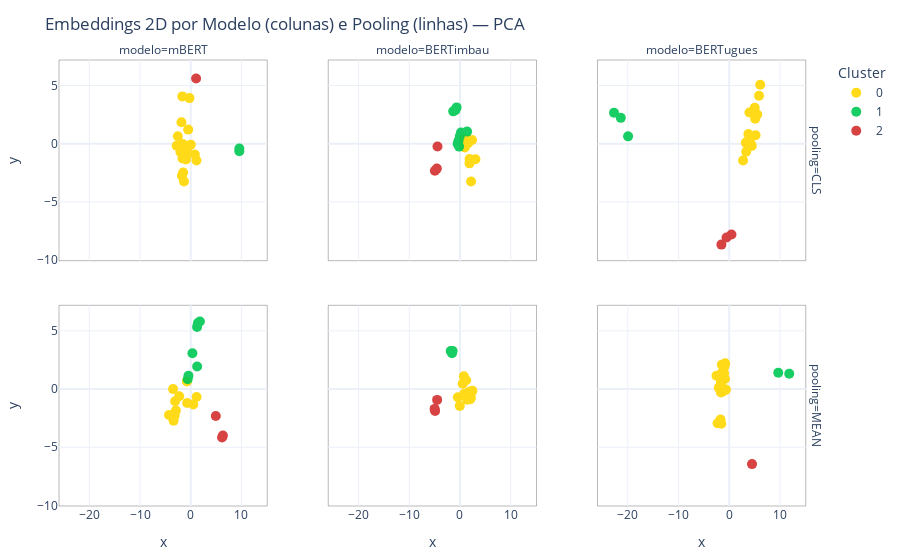

The notebook cell saved with this chart:
### Code cell
# Projeção 2D + scatter


def reduce_2d(X, method="pca", random_state=seed, n_neighbors=15, min_dist=0.1):
    method = method.lower()
    if method == "pca":
        reducer = PCA(n_components=2, random_state=random_state)
        Z = reducer.fit_transform(X)
        meta = ("PCA", reducer.explained_variance_ratio_)
        return Z, meta
    elif method == "umap":
        reducer = umap.UMAP(
            n_components=2,
            random_state=random_state,
            n_neighbors=n_neighbors,
            min_dist=min_dist,
            metric="euclidean",
        )
        Z = reducer.fit_transform(X)
        meta = ("UMAP", None)
        return Z, meta
    else:
        raise ValueError("method deve ser 'pca' ou 'umap'")

def plot_scatter_embeddings(embeds, sentences, method="pca", random_state=seed):
    """
    Gera um DataFrame 2D concatenando projeções por (modelo, pooling).
    embeds: dict[(modelo, pooling)] -> np.ndarray [N, H]
    sentences: lista de sentenças (mesmo N, ordem consistente)
    """
    rows = []
    for (modelo, pooling), X in embeds.items():
        Z, meta = reduce_2d(X, method=method, random_state=random_state)
        # Z: [N,2]
        df_tmp = pd.DataFrame({
            "x": Z[:, 0],
            "y": Z[:, 1],
            "modelo": modelo,
            "pooling": pooling,
            "sentenca": sentences,   # mantém coerência com clusters_df
        })
        rows.append(df_tmp)

    df2d = pd.concat(rows, ignore_index=True)
    return df2d

# --- 1) Preparar dados 2D (PCA ou UMAP) ---
df2d = plot_scatter_embeddings(embeds, sentences=sentencas, method="pca")

# Corrige a chave de merge: é 'sentenca' (singular), não 'sentencas'
df2d = df2d.merge(clusters_df, on=["modelo", "pooling", "sentenca"], how="left")

# ID curto para cada sentença (S1, S2, …)
df2d["sid"] = df2d["sentenca"].apply(lambda s: f"S{sentencas.index(s)+1}")

# --- 2) Converter 'cluster' para categórico (garante legenda discreta) ---
df2d["cluster"] = df2d["cluster"].astype(str)

# --- 3) Ordem explícita dos facetes ---
model_order = ["mBERT", "BERTimbau", "BERTugues"]
pool_order  = sorted(df2d["pooling"].unique())
cluster_order = sorted(df2d["cluster"].unique())

# --- 4) Paleta discreta para clusters (tons de azul) ---
'''
k = int(df2d["cluster"].nunique())
blue_seq = px.colors.sequential.Blues
while len(blue_seq) < k:
    blue_seq = blue_seq + blue_seq
color_seq = blue_seq[-k:]
'''
#modificado para as cores ficarem mais visiveis
color_seq = ["#FFD700", "#00C853", "#D32F2F"]

# --- 5) Scatter interativo com facetas e hover detalhado ---
fig = px.scatter(
    df2d,
    x="x", y="y",
    color="cluster",
    color_discrete_sequence=color_seq,
    facet_col="modelo",
    facet_row="pooling",
    facet_col_spacing=0.08,
    facet_row_spacing=0.10,
    category_orders={
        "modelo": model_order,
        "pooling": pool_order,
        "cluster": cluster_order
    },
    hover_data={
        "sid": True,
        "sentenca": True,
        "modelo": True,
        "pooling": True,
        "cluster": True,
        "x": ':.3f',
        "y": ':.3f'
    },
    title="Embeddings 2D por Modelo (colunas) e Pooling (linhas) — PCA"
)

fig.update_layout(
    template="plotly_white",
    legend_title_text="Cluster",
    margin=dict(l=40, r=20, t=60, b=40),
)

fig.update_traces(
    marker=dict(size=10, line=dict(width=0)),
    opacity=0.9,
    hovertemplate=(
        "<b>%{customdata[0]}</b><br>"     # sid
        "Sentença: %{customdata[1]}<br>"
        "Modelo: %{customdata[2]} | Pooling: %{customdata[3]}<br>"
        "Cluster: %{customdata[4]}<br>"
        "x: %{x:.3f} | y: %{y:.3f}<extra></extra>"
    )
)

# Molduras ao redor de cada faceta (opcional)
for xaxis_name in [k for k in fig.layout if k.startswith("xaxis")]:
    xdom = getattr(fig.layout, xaxis_name).domain
    suffix = xaxis_name[5:]  # "" ou "2","3",...
    yaxis_name = "yaxis" + suffix
    if hasattr(fig.layout, yaxis_name):
        ydom = getattr(fig.layout, yaxis_name).domain
        fig.add_shape(
            type="rect",
            xref="paper", yref="paper",
            x0=xdom[0], x1=xdom[1], y0=ydom[0], y1=ydom[1],
            line=dict(color="rgba(0,0,0,0.28)", width=1),
            fillcolor="rgba(0,0,0,0)",
            layer="below"
        )

fig.show()

### Figure 1 — Plotly figure (JSON) as saved in the notebook; plotly's stock layout.template omitted (floating-point values rounded to 4 significant figures)
{"data": [{"customdata": [["S1", "Player's Handbook", "mBERT", "CLS", "0"], ["S3", "Ability Score Increase. Your Constitution score increases by 2.", "mBERT", "CLS", "0"], ["S4", "Age. Dwarves mature at the same rate as humans, but they're considered young until they reach the age of 50. On average, they live about 350 years.", "mBERT", "CLS", "0"], ["S5", "Alignment. Most dwarves are lawful, believing firmly in the benefits of a well-ordered society. They tend toward good as well, with a strong sense of fair play and a belief that everyone deserves to share in the benefits of a just order.", "mBERT", "CLS", "0"], ["S6", "Size. Dwarves stand between 4 and 5 feet tall and average about 150 pounds. Your size is Medium.", "mBERT", "CLS", "0"], ["S7", "Speed. Your base walking speed is 25 feet. Your speed is not reduced by wearing heavy armor.", "mBERT", "CLS", "0"], ["S8", "Darkvision. Accustomed to life underground, you have superior vision in dark and dim conditions. You can see in dim light within 60 feet of you as if it were bright light, and in darkness as if it were dim light. You can't discern color in darkness, only shades of gray.", "mBERT", "CLS", "0"], ["S9", "Dwarven Resilience. You have advantage on saving throws against poison, and you have resistance against poison damage.", "mBERT", "CLS", "0"], ["S10", "Dwarven Combat Training. You have proficiency with the battleaxe, handaxe, light hammer, and warhammer.", "mBERT", "CLS", "0"], ["S11", "Tool Proficiency. You gain proficiency with the artisan's tools of your choice: smith's tools, brewer's supplies, or mason's tools.", "mBERT", "CLS", "0"], ["S12", "Stonecunning. Whenever you make an Intelligence (History) check related to the origin of stonework, you are considered proficient in the History skill and add double your proficiency bonus to the check, instead of your normal proficiency bonus.", "mBERT", "CLS", "0"], ["S13", "Languages. You can speak, read, and write Common and Dwarvish. Dwarvish is full of hard consonants and guttural sounds, and those characteristics spill over into whatever other language a dwarf might speak.", "mBERT", "CLS", "0"], ["S15", "As a hill dwarf, you have keen senses, deep intuition, and remarkable resilience. The gold dwarves of Faerun in their mighty southern kingdom are hill dwarves, as are the exiled Neidar and the debased Klar of Krynn in the Dragonlance setting.", "mBERT", "CLS", "0"], ["S16", "Ability Score Increase. Your Wisdom score increases by 1.", "mBERT", "CLS", "0"], ["S17", "Dwarven Toughness. Your hit point maximum increases by 1, and it increases by 1 every time you gain a level.", "mBERT", "CLS", "0"], ["S19", "As a mountain dwarf, you're strong and hardy, accustomed to a difficult life in rugged terrain. You're probably on the tall side (for a dwarf), and tend toward lighter coloration, The shield dwarves of northern Faerun, as well as the ruling Hylar clan and the noble Daewar clan of Dragonlance, are mountain dwarves.", "mBERT", "CLS", "0"], ["S20", "Ability Score Increase. Your Strength score increases by 2.", "mBERT", "CLS", "0"], ["S21", "Dwarven Armor Training. You have proficiency with light and medium armor.", "mBERT", "CLS", "0"]], "hovertemplate": "<b>%{customdata[0]}</b><br>Sentença: %{customdata[1]}<br>Modelo: %{customdata[2]} | Pooling: %{customdata[3]}<br>Cluster: %{customdata[4]}<br>x: %{x:.3f} | y: %{y:.3f}<extra></extra>", "legendgroup": "0", "marker": {"color": "#FFD700", "symbol": "circle", "line": {"width": 0}, "size": 10}, "mode": "markers", "name": "0", "orientation": "v", "showlegend": true, "x": [1.125, -1.501, 0.009475, -0.5122, 0.8017, -1.629, -2.549, -1.573, -0.7398, -0.9421, -2.774, -1.833, -1.662, -1.745, -2.037, -0.2589, -1.337, -1.051], "xaxis": "x4", "y": [-1.443, -2.477, -0.07949, 1.216, -0.9177, -1.256, 0.6393, -0.02564, -0.6734, -1.356, -0.1769, 1.843, 4.068, -2.746, -0.714, 3.922, -3.251, -1.134], "yaxis": "y4", "type": "scatter", "opacity": 0.9}, {"customdata": [["S14", "Hill Dwarf", "mBERT", "CLS", "1"], ["S18", "Mountain Dwarf", "mBERT", "CLS", "1"]], "hovertemplate": "<b>%{customdata[0]}</b><br>Sentença: %{customdata[1]}<br>Modelo: %{customdata[2]} | Pooling: %{customdata[3]}<br>Cluster: %{customdata[4]}<br>x: %{x:.3f} | y: %{y:.3f}<extra></extra>", "legendgroup": "1", "marker": {"color": "#00C853", "symbol": "circle", "line": {"width": 0}, "size": 10}, "mode": "markers", "name": "1", "orientation": "v", "showlegend": true, "x": [9.576, 9.573], "xaxis": "x4", "y": [-0.4035, -0.6429], "yaxis": "y4", "type": "scatter", "opacity": 0.9}, {"customdata": [["S2", "Kingdoms rich in ancient grandeur, halls carved into the roots of mountains, the echoing of picks and hammers in deep mines and blazing forges, a commitment to clan and tradition, and a burning hatred of goblins and orcs – these common threads unite all dwarves.", "mBERT", "CLS", "2"]], "hovertemplate": "<b>%{customdata[0]}</b><br>Sentença: %{customdata[1]}<br>Modelo: %{customdata[2]} | Pooling: %{customdata[3]}<br>Cluster: %{customdata[4]}<br>x: %{x:.3f} | y: %{y:.3f}<extra></extra>", "legendgroup": "2", "marker": {"color": "#D32F2F", "symbol": "circle", "line": {"width": 0}, "size": 10}, "mode": "markers", "name": "2", "orientation": "v", "showlegend": true, "x": [1.057], "xaxis": "x4", "y": [5.61], "yaxis": "y4", "type": "scatter", "opacity": 0.9}, {"customdata": [["S2", "Kingdoms rich in ancient grandeur, halls carved into the roots of mountains, the echoing of picks and hammers in deep mines and blazing forges, a commitment to clan and tradition, and a burning hatred of goblins and orcs – these common threads unite all dwarves.", "mBERT", "MEAN", "0"], ["S4", "Age. Dwarves mature at the same rate as humans, but they're considered young until they reach the age of 50. On average, they live about 350 years.", "mBERT", "MEAN", "0"], ["S5", "Alignment. Most dwarves are lawful, believing firmly in the benefits of a well-ordered society. They tend toward good as well, with a strong sense of fair play and a belief that everyone deserves to share in the benefits of a just order.", "mBERT", "MEAN", "0"], ["S8", "Darkvision. Accustomed to life underground, you have superior vision in dark and dim conditions. You can see in dim light within 60 feet of you as if it were bright light, and in darkness as if it were dim light. You can't discern color in darkness, only shades of gray.", "mBERT", "MEAN", "0"], ["S9", "Dwarven Resilience. You have advantage on saving throws against poison, and you have resistance against poison damage.", "mBERT", "MEAN", "0"], ["S10", "Dwarven Combat Training. You have proficiency with the battleaxe, handaxe, light hammer, and warhammer.", "mBERT", "MEAN", "0"], ["S11", "Tool Proficiency. You gain proficiency with the artisan's tools of your choice: smith's tools, brewer's supplies, or mason's tools.", "mBERT", "MEAN", "0"], ["S13", "Languages. You can speak, read, and write Common and Dwarvish. Dwarvish is full of hard consonants and guttural sounds, and those characteristics spill over into whatever other language a dwarf might speak.", "mBERT", "MEAN", "0"], ["S15", "As a hill dwarf, you have keen senses, deep intuition, and remarkable resilience. The gold dwarves of Faerun in their mighty southern kingdom are hill dwarves, as are the exiled Neidar and the debased Klar of Krynn in the Dragonlance setting.", "mBERT", "MEAN", "0"], ["S19", "As a mountain dwarf, you're strong and hardy, accustomed to a difficult life in rugged terrain. You're probably on the tall side (for a dwarf), and tend toward lighter coloration, The shield dwarves of northern Faerun, as well as the ruling Hylar clan and the noble Daewar clan of Dragonlance, are mountain dwarves.", "mBERT", "MEAN", "0"], ["S21", "Dwarven Armor Training. You have proficiency with light and medium armor.", "mBERT", "MEAN", "0"]], "hovertemplate": "<b>%{customdata[0]}</b><br>Sentença: %{customdata[1]}<br>Modelo: %{customdata[2]} | Pooling: %{customdata[3]}<br>Cluster: %{customdata[4]}<br>x: %{x:.3f} | y: %{y:.3f}<extra></extra>", "legendgroup": "0", "marker": {"color": "#FFD700", "symbol": "circle", "line": {"width": 0}, "size": 10}, "mode": "markers", "name": "0", "orientation": "v", "showlegend": false, "x": [-4.285, -3.482, -3.088, -2.273, -0.7601, 0.5025, -0.7166, -2.926, -3.388, -3.157, 1.155], "xaxis": "x", "y": [-2.23, -0.006725, -1.047, -0.6213, 0.6491, -1.325, -1.205, -1.839, -2.725, -2.281, -0.6781], "yaxis": "y", "type": "scatter", "opacity": 0.9}, {"customdata": [["S3", "Ability Score Increase. Your Constitution score increases by 2.", "mBERT", "MEAN", "1"], ["S6", "Size. Dwarves stand between 4 and 5 feet tall and average about 150 pounds. Your size is Medium.", "mBERT", "MEAN", "1"], ["S7", "Speed. Your base walking speed is 25 feet. Your speed is not reduced by wearing heavy armor.", "mBERT", "MEAN", "1"], ["S12", "Stonecunning. Whenever you make an Intelligence (History) check related to the origin of stonework, you are considered proficient in the History skill and add double your proficiency bonus to the check, instead of your normal proficiency bonus.", "mBERT", "MEAN", "1"], ["S16", "Ability Score Increase. Your Wisdom score increases by 1.", "mBERT", "MEAN", "1"], ["S17", "Dwarven Toughness. Your hit point maximum increases by 1, and it increases by 1 every time you gain a level.", "mBERT", "MEAN", "1"], ["S20", "Ability Score Increase. Your Strength score increases by 2.", "mBERT", "MEAN", "1"]], "hovertemplate": "<b>%{customdata[0]}</b><br>Sentença: %{customdata[1]}<br>Modelo: %{customdata[2]} | Pooling: %{customdata[3]}<br>Cluster: %{customdata[4]}<br>x: %{x:.3f} | y: %{y:.3f}<extra></extra>", "legendgroup": "1", "marker": {"color": "#00C853", "symbol": "circle", "line": {"width": 0}, "size": 10}, "mode": "markers", "name": "1", "orientation": "v", "showlegend": false, "x": [1.247, -0.453, 1.261, -0.6154, 1.415, 0.3254, 1.799], "xaxis": "x", "y": [5.339, 1.141, 1.932, 0.8387, 5.68, 3.068, 5.796], "yaxis": "y", "type": "scatter", "opacity": 0.9}, {"customdata": [["S1", "Player's Handbook", "mBERT", "MEAN", "2"], ["S14", "Hill Dwarf", "mBERT", "MEAN", "2"], ["S18", "Mountain Dwarf", "mBERT", "MEAN", "2"]], "hovertemplate": "<b>%{customdata[0]}</b><br>Sentença: %{customdata[1]}<br>Modelo: %{customdata[2]} | Pooling: %{customdata[3]}<br>Cluster: %{customdata[4]}<br>x: %{x:.3f} | y: %{y:.3f}<extra></extra>", "legendgroup": "2", "marker": {"color": "#D32F2F", "symbol": "circle", "line": {"width": 0}, "size": 10}, "mode": "markers", "name": "2", "orientation": "v", "showlegend": false, "x": [4.937, 6.169, 6.333], "xaxis": "x", "y": [-2.323, -4.16, -4.002], "yaxis": "y", "type": "scatter", "opacity": 0.9}, {"customdata": [["S2", "Kingdoms rich in ancient grandeur, halls carved into the roots of mountains, the echoing of picks and hammers in deep mines and blazing forges, a commitment to clan and tradition, and a burning hatred of goblins and orcs – these common threads unite all dwarves.", "BERTimbau", "CLS", "0"], ["S4", "Age. Dwarves mature at the same rate as humans, but they're considered young until they reach the age of 50. On average, they live about 350 years.", "BERTimbau", "CLS", "0"], ["S5", "Alignment. Most dwarves are lawful, believing firmly in the benefits of a well-ordered society. They tend toward good as well, with a strong sense of fair play and a belief that everyone deserves to share in the benefits of a just order.", "BERTimbau", "CLS", "0"], ["S7", "Speed. Your base walking speed is 25 feet. Your speed is not reduced by wearing heavy armor.", "BERTimbau", "CLS", "0"], ["S8", "Darkvision. Accustomed to life underground, you have superior vision in dark and dim conditions. You can see in dim light within 60 feet of you as if it were bright light, and in darkness as if it were dim light. You can't discern color in darkness, only shades of gray.", "BERTimbau", "CLS", "0"], ["S11", "Tool Proficiency. You gain proficiency with the artisan's tools of your choice: smith's tools, brewer's supplies, or mason's tools.", "BERTimbau", "CLS", "0"], ["S13", "Languages. You can speak, read, and write Common and Dwarvish. Dwarvish is full of hard consonants and guttural sounds, and those characteristics spill over into whatever other language a dwarf might speak.", "BERTimbau", "CLS", "0"], ["S15", "As a hill dwarf, you have keen senses, deep intuition, and remarkable resilience. The gold dwarves of Faerun in their mighty southern kingdom are hill dwarves, as are the exiled Neidar and the debased Klar of Krynn in the Dragonlance setting.", "BERTimbau", "CLS", "0"], ["S19", "As a mountain dwarf, you're strong and hardy, accustomed to a difficult life in rugged terrain. You're probably on the tall side (for a dwarf), and tend toward lighter coloration, The shield dwarves of northern Faerun, as well as the ruling Hylar clan and the noble Daewar clan of Dragonlance, are mountain dwarves.", "BERTimbau", "CLS", "0"]], "hovertemplate": "<b>%{customdata[0]}</b><br>Sentença: %{customdata[1]}<br>Modelo: %{customdata[2]} | Pooling: %{customdata[3]}<br>Cluster: %{customdata[4]}<br>x: %{x:.3f} | y: %{y:.3f}<extra></extra>", "legendgroup": "0", "marker": {"color": "#FFD700", "symbol": "circle", "line": {"width": 0}, "size": 10}, "mode": "markers", "name": "0", "orientation": "v", "showlegend": false, "x": [2.182, 1.452, 2.38, 0.8462, 1.883, 0.953, 1.581, 1.876, 3.047], "xaxis": "x5", "y": [-3.243, 0.3404, 0.322, 0.3987, -1.316, -0.3167, 0.03811, -1.687, -1.333], "yaxis": "y5", "type": "scatter", "opacity": 0.9}, {"customdata": [["S3", "Ability Score Increase. Your Constitution score increases by 2.", "BERTimbau", "CLS", "1"], ["S6", "Size. Dwarves stand between 4 and 5 feet tall and average about 150 pounds. Your size is Medium.", "BERTimbau", "CLS", "1"], ["S9", "Dwarven Resilience. You have advantage on saving throws against poison, and you have resistance against poison damage.", "BERTimbau", "CLS", "1"], ["S10", "Dwarven Combat Training. You have proficiency with the battleaxe, handaxe, light hammer, and warhammer.", "BERTimbau", "CLS", "1"], ["S12", "Stonecunning. Whenever you make an Intelligence (History) check related to the origin of stonework, you are considered proficient in the History skill and add double your proficiency bonus to the check, instead of your normal proficiency bonus.", "BERTimbau", "CLS", "1"], ["S16", "Ability Score Increase. Your Wisdom score increases by 1.", "BERTimbau", "CLS", "1"], ["S17", "Dwarven Toughness. Your hit point maximum increases by 1, and it increases by 1 every time you gain a level.", "BERTimbau", "CLS", "1"], ["S20", "Ability Score Increase. Your Strength score increases by 2.", "BERTimbau", "CLS", "1"], ["S21", "Dwarven Armor Training. You have proficiency with light and medium armor.", "BERTimbau", "CLS", "1"]], "hovertemplate": "<b>%{customdata[0]}</b><br>Sentença: %{customdata[1]}<br>Modelo: %{customdata[2]} | Pooling: %{customdata[3]}<br>Cluster: %{customdata[4]}<br>x: %{x:.3f} | y: %{y:.3f}<extra></extra>", "legendgroup": "1", "marker": {"color": "#00C853", "symbol": "circle", "line": {"width": 0}, "size": 10}, "mode": "markers", "name": "1", "orientation": "v", "showlegend": false, "x": [-0.6648, 0.1986, -0.1732, -0.4631, 1.399, -1.333, -0.02093, -0.9235, -0.2708], "xaxis": "x5", "y": [3.122, 0.9623, -0.2473, -0.01232, 1.044, 2.782, 0.6701, 2.887, 0.2775], "yaxis": "y5", "type": "scatter", "opacity": 0.9}, {"customdata": [["S1", "Player's Handbook", "BERTimbau", "CLS", "2"], ["S14", "Hill Dwarf", "BERTimbau", "CLS", "2"], ["S18", "Mountain Dwarf", "BERTimbau", "CLS", "2"]], "hovertemplate": "<b>%{customdata[0]}</b><br>Sentença: %{customdata[1]}<br>Modelo: %{customdata[2]} | Pooling: %{customdata[3]}<br>Cluster: %{customdata[4]}<br>x: %{x:.3f} | y: %{y:.3f}<extra></extra>", "legendgroup": "2", "marker": {"color": "#D32F2F", "symbol": "circle", "line": {"width": 0}, "size": 10}, "mode": "markers", "name": "2", "orientation": "v", "showlegend": false, "x": [-4.435, -4.566, -4.948], "xaxis": "x5", "y": [-0.2341, -2.135, -2.32], "yaxis": "y5", "type": "scatter", "opacity": 0.9}, {"customdata": [["S2", "Kingdoms rich in ancient grandeur, halls carved into the roots of mountains, the echoing of picks and hammers in deep mines and blazing forges, a commitment to clan and tradition, and a burning hatred of goblins and orcs – these common threads unite all dwarves.", "BERTimbau", "MEAN", "0"], ["S4", "Age. Dwarves mature at the same rate as humans, but they're considered young until they reach the age of 50. On average, they live about 350 years.", "BERTimbau", "MEAN", "0"], ["S5", "Alignment. Most dwarves are lawful, believing firmly in the benefits of a well-ordered society. They tend toward good as well, with a strong sense of fair play and a belief that everyone deserves to share in the benefits of a just order.", "BERTimbau", "MEAN", "0"], ["S6", "Size. Dwarves stand between 4 and 5 feet tall and average about 150 pounds. Your size is Medium.", "BERTimbau", "MEAN", "0"], ["S7", "Speed. Your base walking speed is 25 feet. Your speed is not reduced by wearing heavy armor.", "BERTimbau", "MEAN", "0"], ["S8", "Darkvision. Accustomed to life underground, you have superior vision in dark and dim conditions. You can see in dim light within 60 feet of you as if it were bright light, and in darkness as if it were dim light. You can't discern color in darkness, only shades of gray.", "BERTimbau", "MEAN", "0"], ["S9", "Dwarven Resilience. You have advantage on saving throws against poison, and you have resistance against poison damage.", "BERTimbau", "MEAN", "0"], ["S10", "Dwarven Combat Training. You have proficiency with the battleaxe, handaxe, light hammer, and warhammer.", "BERTimbau", "MEAN", "0"], ["S11", "Tool Proficiency. You gain proficiency with the artisan's tools of your choice: smith's tools, brewer's supplies, or mason's tools.", "BERTimbau", "MEAN", "0"], ["S12", "Stonecunning. Whenever you make an Intelligence (History) check related to the origin of stonework, you are considered proficient in the History skill and add double your proficiency bonus to the check, instead of your normal proficiency bonus.", "BERTimbau", "MEAN", "0"], ["S13", "Languages. You can speak, read, and write Common and Dwarvish. Dwarvish is full of hard consonants and guttural sounds, and those characteristics spill over into whatever other language a dwarf might speak.", "BERTimbau", "MEAN", "0"], ["S15", "As a hill dwarf, you have keen senses, deep intuition, and remarkable resilience. The gold dwarves of Faerun in their mighty southern kingdom are hill dwarves, as are the exiled Neidar and the debased Klar of Krynn in the Dragonlance setting.", "BERTimbau", "MEAN", "0"], ["S17", "Dwarven Toughness. Your hit point maximum increases by 1, and it increases by 1 every time you gain a level.", "BERTimbau", "MEAN", "0"], ["S19", "As a mountain dwarf, you're strong and hardy, accustomed to a difficult life in rugged terrain. You're probably on the tall side (for a dwarf), and tend toward lighter coloration, The shield dwarves of northern Faerun, as well as the ruling Hylar clan and the noble Daewar clan of Dragonlance, are mountain dwarves.", "BERTimbau", "MEAN", "0"], ["S21", "Dwarven Armor Training. You have proficiency with light and medium armor.", "BERTimbau", "MEAN", "0"]], "hovertemplate": "<b>%{customdata[0]}</b><br>Sentença: %{customdata[1]}<br>Modelo: %{customdata[2]} | Pooling: %{customdata[3]}<br>Cluster: %{customdata[4]}<br>x: %{x:.3f} | y: %{y:.3f}<extra></extra>", "legendgroup": "0", "marker": {"color": "#FFD700", "symbol": "circle", "line": {"width": 0}, "size": 10}, "mode": "markers", "name": "0", "orientation": "v", "showlegend": false, "x": [2.01, 1.878, 2.449, 0.5385, 1.218, 2.152, 0.8586, -0.05116, 1.413, 1.979, 1.458, 1.329, 0.7544, 1.726, -0.4217], "xaxis": "x2", "y": [-0.868, -0.2696, -0.1566, 0.4596, 0.7491, -0.7411, -0.4017, -1.448, -0.9236, -0.212, -0.3439, -0.6905, 1.099, -0.6196, -0.7113], "yaxis": "y2", "type": "scatter", "opacity": 0.9}, {"customdata": [["S3", "Ability Score Increase. Your Constitution score increases by 2.", "BERTimbau", "MEAN", "1"], ["S16", "Ability Score Increase. Your Wisdom score increases by 1.", "BERTimbau", "MEAN", "1"], ["S20", "Ability Score Increase. Your Strength score increases by 2.", "BERTimbau", "MEAN", "1"]], "hovertemplate": "<b>%{customdata[0]}</b><br>Sentença: %{customdata[1]}<br>Modelo: %{customdata[2]} | Pooling: %{customdata[3]}<br>Cluster: %{customdata[4]}<br>x: %{x:.3f} | y: %{y:.3f}<extra></extra>", "legendgroup": "1", "marker": {"color": "#00C853", "symbol": "circle", "line": {"width": 0}, "size": 10}, "mode": "markers", "name": "1", "orientation": "v", "showlegend": false, "x": [-1.447, -1.834, -1.579], "xaxis": "x2", "y": [3.259, 3.262, 3.076], "yaxis": "y2", "type": "scatter", "opacity": 0.9}, {"customdata": [["S1", "Player's Handbook", "BERTimbau", "MEAN", "2"], ["S14", "Hill Dwarf", "BERTimbau", "MEAN", "2"], ["S18", "Mountain Dwarf", "BERTimbau", "MEAN", "2"]], "hovertemplate": "<b>%{customdata[0]}</b><br>Sentença: %{customdata[1]}<br>Modelo: %{customdata[2]} | Pooling: %{customdata[3]}<br>Cluster: %{customdata[4]}<br>x: %{x:.3f} | y: %{y:.3f}<extra></extra>", "legendgroup": "2", "marker": {"color": "#D32F2F", "symbol": "circle", "line": {"width": 0}, "size": 10}, "mode": "markers", "name": "2", "orientation": "v", "showlegend": false, "x": [-4.511, -5.007, -4.912], "xaxis": "x2", "y": [-0.9329, -1.706, -1.879], "yaxis": "y2", "type": "scatter", "opacity": 0.9}, {"customdata": [["S2", "Kingdoms rich in ancient grandeur, halls carved into the roots of mountains, the echoing of picks and hammers in deep mines and blazing forges, a commitment to clan and tradition, and a burning hatred of goblins and orcs – these common threads unite all dwarves.", "BERTugues", "CLS", "0"], ["S4", "Age. Dwarves mature at the same rate as humans, but they're considered young until they reach the age of 50. On average, they live about 350 years.", "BERTugues", "CLS", "0"], ["S5", "Alignment. Most dwarves are lawful, believing firmly in the benefits of a well-ordered society. They tend toward good as well, with a strong sense of fair play and a belief that everyone deserves to share in the benefits of a just order.", "BERTugues", "CLS", "0"], ["S6", "Size. Dwarves stand between 4 and 5 feet tall and average about 150 pounds. Your size is Medium.", "BERTugues", "CLS", "0"], ["S7", "Speed. Your base walking speed is 25 feet. Your speed is not reduced by wearing heavy armor.", "BERTugues", "CLS", "0"], ["S8", "Darkvision. Accustomed to life underground, you have superior vision in dark and dim conditions. You can see in dim light within 60 feet of you as if it were bright light, and in darkness as if it were dim light. You can't discern color in darkness, only shades of gray.", "BERTugues", "CLS", "0"], ["S9", "Dwarven Resilience. You have advantage on saving throws against poison, and you have resistance against poison damage.", "BERTugues", "CLS", "0"], ["S10", "Dwarven Combat Training. You have proficiency with the battleaxe, handaxe, light hammer, and warhammer.", "BERTugues", "CLS", "0"], ["S11", "Tool Proficiency. You gain proficiency with the artisan's tools of your choice: smith's tools, brewer's supplies, or mason's tools.", "BERTugues", "CLS", "0"], ["S12", "Stonecunning. Whenever you make an Intelligence (History) check related to the origin of stonework, you are considered proficient in the History skill and add double your proficiency bonus to the check, instead of your normal proficiency bonus.", "BERTugues", "CLS", "0"], ["S13", "Languages. You can speak, read, and write Common and Dwarvish. Dwarvish is full of hard consonants and guttural sounds, and those characteristics spill over into whatever other language a dwarf might speak.", "BERTugues", "CLS", "0"], ["S15", "As a hill dwarf, you have keen senses, deep intuition, and remarkable resilience. The gold dwarves of Faerun in their mighty southern kingdom are hill dwarves, as are the exiled Neidar and the debased Klar of Krynn in the Dragonlance setting.", "BERTugues", "CLS", "0"], ["S17", "Dwarven Toughness. Your hit point maximum increases by 1, and it increases by 1 every time you gain a level.", "BERTugues", "CLS", "0"], ["S19", "As a mountain dwarf, you're strong and hardy, accustomed to a difficult life in rugged terrain. You're probably on the tall side (for a dwarf), and tend toward lighter coloration, The shield dwarves of northern Faerun, as well as the ruling Hylar clan and the noble Daewar clan of Dragonlance, are mountain dwarves.", "BERTugues", "CLS", "0"], ["S21", "Dwarven Armor Training. You have proficiency with light and medium armor.", "BERTugues", "CLS", "0"]], "hovertemplate": "<b>%{customdata[0]}</b><br>Sentença: %{customdata[1]}<br>Modelo: %{customdata[2]} | Pooling: %{customdata[3]}<br>Cluster: %{customdata[4]}<br>x: %{x:.3f} | y: %{y:.3f}<extra></extra>", "legendgroup": "0", "marker": {"color": "#FFD700", "symbol": "circle", "line": {"width": 0}, "size": 10}, "mode": "markers", "name": "0", "orientation": "v", "showlegend": false, "x": [3.982, 3.377, 5.522, 3.783, 3.342, 5.023, 4.433, 3.779, 4.132, 5.188, 5.111, 5.874, 2.726, 6.111, 3.284], "xaxis": "x6", "y": [2.679, 0.1214, 2.508, -0.1898, -0.6901, 3.083, -0.186, 0.8292, 0.1292, 0.7354, 2.153, 4.123, -1.442, 5.063, 0.08042], "yaxis": "y6", "type": "scatter", "opacity": 0.9}, {"customdata": [["S1", "Player's Handbook", "BERTugues", "CLS", "1"], ["S14", "Hill Dwarf", "BERTugues", "CLS", "1"], ["S18", "Mountain Dwarf", "BERTugues", "CLS", "1"]], "hovertemplate": "<b>%{customdata[0]}</b><br>Sentença: %{customdata[1]}<br>Modelo: %{customdata[2]} | Pooling: %{customdata[3]}<br>Cluster: %{customdata[4]}<br>x: %{x:.3f} | y: %{y:.3f}<extra></extra>", "legendgroup": "1", "marker": {"color": "#00C853", "symbol": "circle", "line": {"width": 0}, "size": 10}, "mode": "markers", "name": "1", "orientation": "v", "showlegend": false, "x": [-19.94, -22.72, -21.38], "xaxis": "x6", "y": [0.6352, 2.665, 2.225], "yaxis": "y6", "type": "scatter", "opacity": 0.9}, {"customdata": [["S3", "Ability Score Increase. Your Constitution score increases by 2.", "BERTugues", "CLS", "2"], ["S16", "Ability Score Increase. Your Wisdom score increases by 1.", "BERTugues", "CLS", "2"], ["S20", "Ability Score Increase. Your Strength score increases by 2.", "BERTugues", "CLS", "2"]], "hovertemplate": "<b>%{customdata[0]}</b><br>Sentença: %{customdata[1]}<br>Modelo: %{customdata[2]} | Pooling: %{customdata[3]}<br>Cluster: %{customdata[4]}<br>x: %{x:.3f} | y: %{y:.3f}<extra></extra>", "legendgroup": "2", "marker": {"color": "#D32F2F", "symbol": "circle", "line": {"width": 0}, "size": 10}, "mode": "markers", "name": "2", "orientation": "v", "showlegend": false, "x": [0.445, -1.545, -0.5359], "xaxis": "x6", "y": [-7.801, -8.667, -8.053], "yaxis": "y6", "type": "scatter", "opacity": 0.9}, {"customdata": [["S2", "Kingdoms rich in ancient grandeur, halls carved into the roots of mountains, the echoing of picks and hammers in deep mines and blazing forges, a commitment to clan and tradition, and a burning hatred of goblins and orcs – these common threads unite all dwarves.", "BERTugues", "MEAN", "0"], ["S3", "Ability Score Increase. Your Constitution score increases by 2.", "BERTugues", "MEAN", "0"], ["S4", "Age. Dwarves mature at the same rate as humans, but they're considered young until they reach the age of 50. On average, they live about 350 years.", "BERTugues", "MEAN", "0"], ["S5", "Alignment. Most dwarves are lawful, believing firmly in the benefits of a well-ordered society. They tend toward good as well, with a strong sense of fair play and a belief that everyone deserves to share in the benefits of a just order.", "BERTugues", "MEAN", "0"], ["S6", "Size. Dwarves stand between 4 and 5 feet tall and average about 150 pounds. Your size is Medium.", "BERTugues", "MEAN", "0"], ["S7", "Speed. Your base walking speed is 25 feet. Your speed is not reduced by wearing heavy armor.", "BERTugues", "MEAN", "0"], ["S8", "Darkvision. Accustomed to life underground, you have superior vision in dark and dim conditions. You can see in dim light within 60 feet of you as if it were bright light, and in darkness as if it were dim light. You can't discern color in darkness, only shades of gray.", "BERTugues", "MEAN", "0"], ["S9", "Dwarven Resilience. You have advantage on saving throws against poison, and you have resistance against poison damage.", "BERTugues", "MEAN", "0"], ["S10", "Dwarven Combat Training. You have proficiency with the battleaxe, handaxe, light hammer, and warhammer.", "BERTugues", "MEAN", "0"], ["S11", "Tool Proficiency. You gain proficiency with the artisan's tools of your choice: smith's tools, brewer's supplies, or mason's tools.", "BERTugues", "MEAN", "0"], ["S12", "Stonecunning. Whenever you make an Intelligence (History) check related to the origin of stonework, you are considered proficient in the History skill and add double your proficiency bonus to the check, instead of your normal proficiency bonus.", "BERTugues", "MEAN", "0"], ["S13", "Languages. You can speak, read, and write Common and Dwarvish. Dwarvish is full of hard consonants and guttural sounds, and those characteristics spill over into whatever other language a dwarf might speak.", "BERTugues", "MEAN", "0"], ["S15", "As a hill dwarf, you have keen senses, deep intuition, and remarkable resilience. The gold dwarves of Faerun in their mighty southern kingdom are hill dwarves, as are the exiled Neidar and the debased Klar of Krynn in the Dragonlance setting.", "BERTugues", "MEAN", "0"], ["S16", "Ability Score Increase. Your Wisdom score increases by 1.", "BERTugues", "MEAN", "0"], ["S17", "Dwarven Toughness. Your hit point maximum increases by 1, and it increases by 1 every time you gain a level.", "BERTugues", "MEAN", "0"], ["S19", "As a mountain dwarf, you're strong and hardy, accustomed to a difficult life in rugged terrain. You're probably on the tall side (for a dwarf), and tend toward lighter coloration, The shield dwarves of northern Faerun, as well as the ruling Hylar clan and the noble Daewar clan of Dragonlance, are mountain dwarves.", "BERTugues", "MEAN", "0"], ["S20", "Ability Score Increase. Your Strength score increases by 2.", "BERTugues", "MEAN", "0"], ["S21", "Dwarven Armor Training. You have proficiency with light and medium armor.", "BERTugues", "MEAN", "0"]], "hovertemplate": "<b>%{customdata[0]}</b><br>Sentença: %{customdata[1]}<br>Modelo: %{customdata[2]} | Pooling: %{customdata[3]}<br>Cluster: %{customdata[4]}<br>x: %{x:.3f} | y: %{y:.3f}<extra></extra>", "legendgroup": "0", "marker": {"color": "#FFD700", "symbol": "circle", "line": {"width": 0}, "size": 10}, "mode": "markers", "name": "0", "orientation": "v", "showlegend": false, "x": [-1.462, -2.303, -2.066, -2.517, -0.6927, -1.615, -1.539, -1.619, -0.8409, -1.356, -1.616, -1.016, -0.9348, -1.574, -1.629, -0.798, -1.718, -0.6882], "xaxis": "x3", "y": [2.094, -2.947, 0.111, 1.146, -0.06893, 0.5524, 1.342, 0.733, 0.8616, -0.2366, 0.5818, 1.354, 1.939, -2.977, -0.2887, 2.208, -2.622, -0.04708], "yaxis": "y3", "type": "scatter", "opacity": 0.9}, {"customdata": [["S14", "Hill Dwarf", "BERTugues", "MEAN", "1"], ["S18", "Mountain Dwarf", "BERTugues", "MEAN", "1"]], "hovertemplate": "<b>%{customdata[0]}</b><br>Sentença: %{customdata[1]}<br>Modelo: %{customdata[2]} | Pooling: %{customdata[3]}<br>Cluster: %{customdata[4]}<br>x: %{x:.3f} | y: %{y:.3f}<extra></extra>", "legendgroup": "1", "marker": {"color": "#00C853", "symbol": "circle", "line": {"width": 0}, "size": 10}, "mode": "markers", "name": "1", "orientation": "v", "showlegend": false, "x": [11.83, 9.663], "xaxis": "x3", "y": [1.318, 1.394], "yaxis": "y3", "type": "scatter", "opacity": 0.9}, {"customdata": [["S1", "Player's Handbook", "BERTugues", "MEAN", "2"]], "hovertemplate": "<b>%{customdata[0]}</b><br>Sentença: %{customdata[1]}<br>Modelo: %{customdata[2]} | Pooling: %{customdata[3]}<br>Cluster: %{customdata[4]}<br>x: %{x:.3f} | y: %{y:.3f}<extra></extra>", "legendgroup": "2", "marker": {"color": "#D32F2F", "symbol": "circle", "line": {"width": 0}, "size": 10}, "mode": "markers", "name": "2", "orientation": "v", "showlegend": false, "x": [4.493], "xaxis": "x3", "y": [-6.449], "yaxis": "y3", "type": "scatter", "opacity": 0.9}], "layout": {"xaxis": {"anchor": "y", "domain": [0.0, 0.2733], "title": {"text": "x"}}, "yaxis": {"anchor": "x", "domain": [0.0, 0.45], "title": {"text": "y"}}, "xaxis2": {"anchor": "y2", "domain": [0.3533, 0.6267], "matches": "x", "title": {"text": "x"}}, "yaxis2": {"anchor": "x2", "domain": [0.0, 0.45], "matches": "y", "showticklabels": false}, "xaxis3": {"anchor": "y3", "domain": [0.7067, 0.98], "matches": "x", "title": {"text": "x"}}, "yaxis3": {"anchor": "x3", "domain": [0.0, 0.45], "matches": "y", "showticklabels": false}, "xaxis4": {"anchor": "y4", "domain": [0.0, 0.2733], "matches": "x", "showticklabels": false}, "yaxis4": {"anchor": "x4", "domain": [0.55, 1.0], "matches": "y", "title": {"text": "y"}}, "xaxis5": {"anchor": "y5", "domain": [0.3533, 0.6267], "matches": "x", "showticklabels": false}, "yaxis5": {"anchor": "x5", "domain": [0.55, 1.0], "matches": "y", "showticklabels": false}, "xaxis6": {"anchor": "y6", "domain": [0.7067, 0.98], "matches": "x", "showticklabels": false}, "yaxis6": {"anchor": "x6", "domain": [0.55, 1.0], "matches": "y", "showticklabels": false}, "annotations": [{"font": {}, "showarrow": false, "text": "modelo=mBERT", "x": 0.1367, "xanchor": "center", "xref": "paper", "y": 1.0, "yanchor": "bottom", "yref": "paper"}, {"font": {}, "showarrow": false, "text": "modelo=BERTimbau", "x": 0.49, "xanchor": "center", "xref": "paper", "y": 1.0, "yanchor": "bottom", "yref": "paper"}, {"font": {}, "showarrow": false, "text": "modelo=BERTugues", "x": 0.8433, "xanchor": "center", "xref": "paper", "y": 1.0, "yanchor": "bottom", "yref": "paper"}, {"font": {}, "showarrow": false, "text": "pooling=MEAN", "textangle": 90, "x": 0.98, "xanchor": "left", "xref": "paper", "y": 0.225, "yanchor": "middle", "yref": "paper"}, {"font": {}, "showarrow": false, "text": "pooling=CLS", "textangle": 90, "x": 0.98, "xanchor": "left", "xref": "paper", "y": 0.775, "yanchor": "middle", "yref": "paper"}], "legend": {"title": {"text": "Cluster"}, "tracegroupgap": 0}, "title": {"text": "Embeddings 2D por Modelo (colunas) e Pooling (linhas) — PCA"}, "margin": {"l": 40, "r": 20, "t": 60, "b": 40}, "shapes": [{"fillcolor": "rgba(0,0,0,0)", "layer": "below", "line": {"color": "rgba(0,0,0,0.28)", "width": 1}, "type": "rect", "x0": 0.7067, "x1": 0.98, "xref": "paper", "y0": 0.55, "y1": 1.0, "yref": "paper"}, {"fillcolor": "rgba(0,0,0,0)", "layer": "below", "line": {"color": "rgba(0,0,0,0.28)", "width": 1}, "type": "rect", "x0": 0.7067, "x1": 0.98, "xref": "paper", "y0": 0.0, "y1": 0.45, "yref": "paper"}, {"fillcolor": "rgba(0,0,0,0)", "layer": "below", "line": {"color": "rgba(0,0,0,0.28)", "width": 1}, "type": "rect", "x0": 0.0, "x1": 0.2733, "xref": "paper", "y0": 0.55, "y1": 1.0, "yref": "paper"}, {"fillcolor": "rgba(0,0,0,0)", "layer": "below", "line": {"color": "rgba(0,0,0,0.28)", "width": 1}, "type": "rect", "x0": 0.0, "x1": 0.2733, "xref": "paper", "y0": 0.0, "y1": 0.45, "yref": "paper"}, {"fillcolor": "rgba(0,0,0,0)", "layer": "below", "line": {"color": "rgba(0,0,0,0.28)", "width": 1}, "type": "rect", "x0": 0.3533, "x1": 0.6267, "xref": "paper", "y0": 0.0, "y1": 0.45, "yref": "paper"}, {"fillcolor": "rgba(0,0,0,0)", "layer": "below", "line": {"color": "rgba(0,0,0,0.28)", "width": 1}, "type": "rect", "x0": 0.3533, "x1": 0.6267, "xref": "paper", "y0": 0.55, "y1": 1.0, "yref": "paper"}]}}
